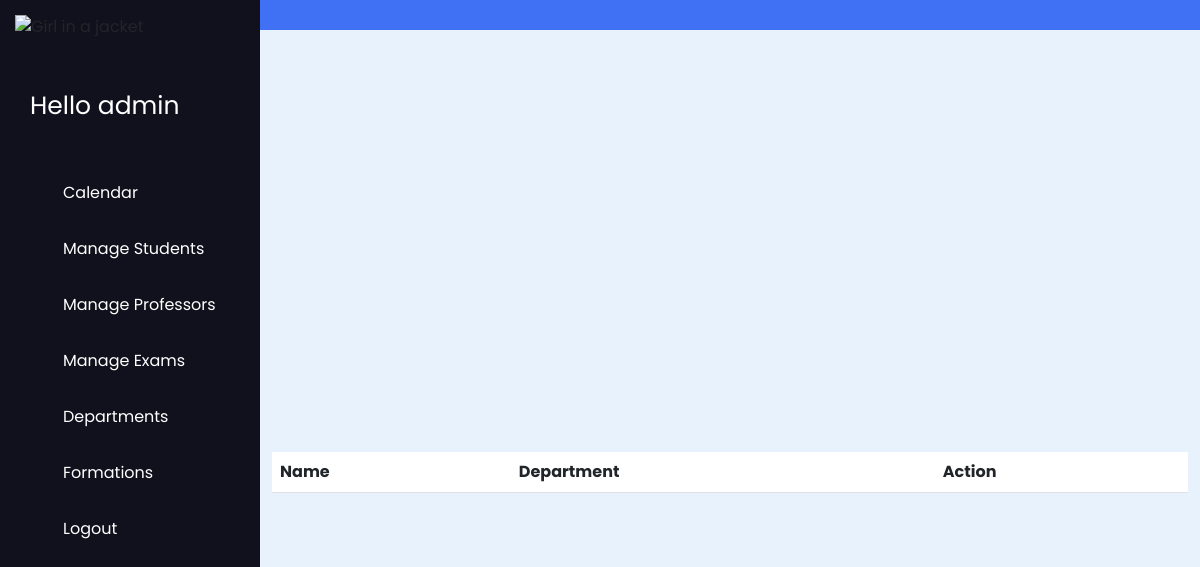
Page /list_formations/ (signed in) on the earlier database version.
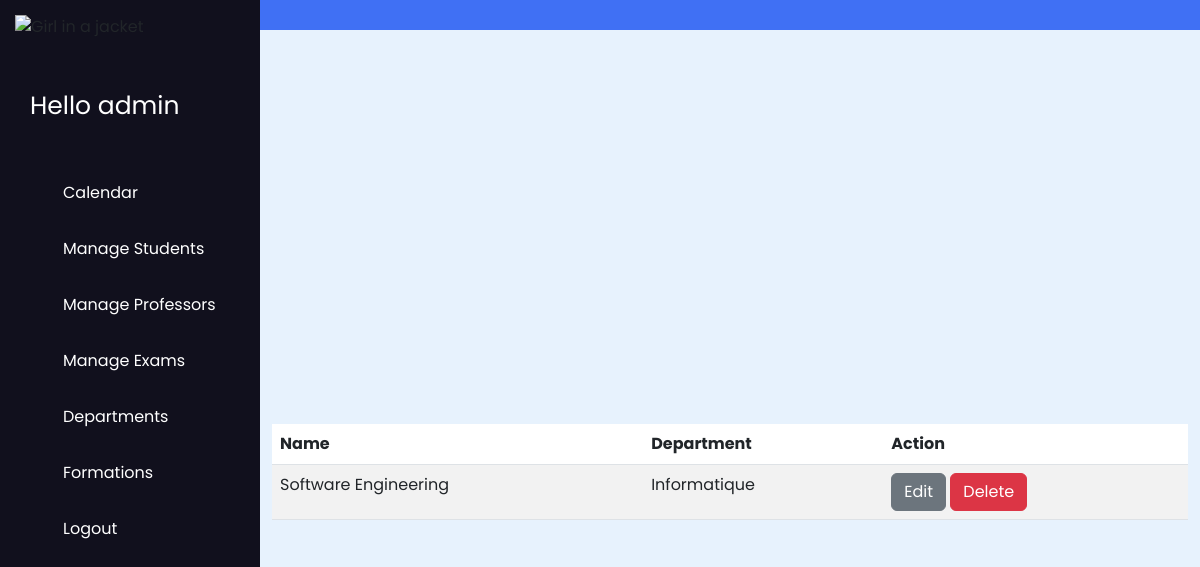
Same page on the later database version.
### exam_app/models.py (models this page shows, shortened)
class Formation(models.Model):
    name = models.CharField(max_length=30)
    departement = models.ForeignKey('Departement', on_delete=models.CASCADE)

class Departement(models.Model):
    name = models.CharField(max_length=30)
    description = models.CharField(max_length=200)
    def __str__(self):
        return self.name

### exam_app/views.py (the view)
# urls.py: path('list_formations/', formationListView, name='formation_list'),
def formationListView(request):
    formations = Formation.objects.all()
    return render(request, 'formation_list.html', {'formations': formations})

### exam_app/templates/formation_list.html
{% extends "base.html" %}
{% block content %}
<div class="container">
    <table class="table table-striped">
        <thead>
            <tr>
                <th>Name</th>
                <th>Department</th>
                <th>Action</th>
            </tr>
        </thead>
        <tbody>
            {% for formation in formations %}
            <tr>
        <td>{{ formation.name }}</td>
                <td>{{ formation.departement }}</td>
                <td>
                    <a href="{% url 'formation_update' formation.id %}" class="btn btn-secondary">Edit</a>
                    <a href="{% url 'formation_delete' formation.id %}" class="btn btn-danger">Delete</a>
                </td>
            </tr>
            {% endfor %}
        </tbody>
    </table>
</div>
{% endblock content %}

Differences in the rows shown:
added Formation: name "Software Engineering", departement "Informatique"
